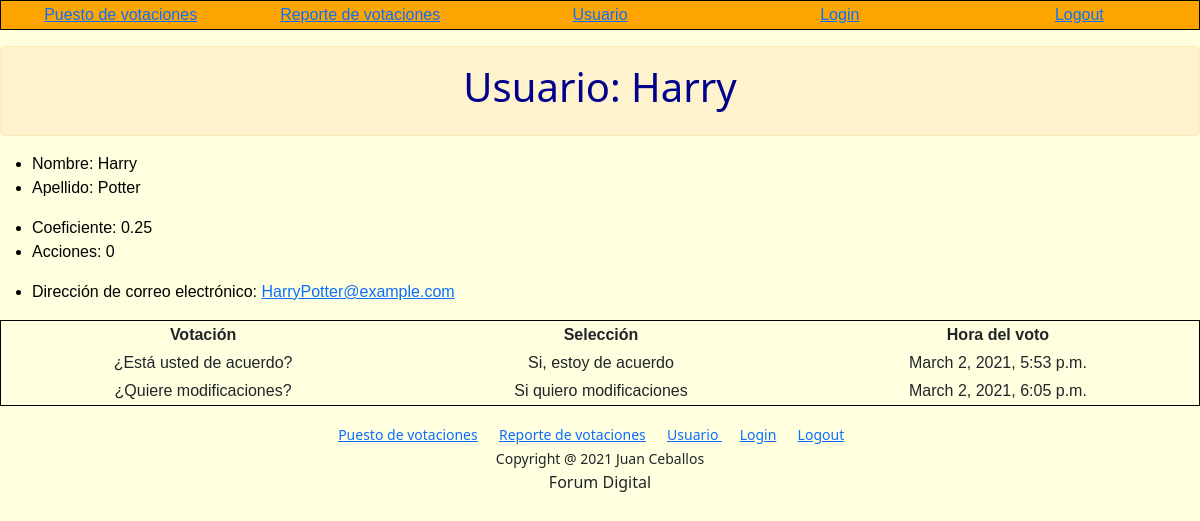
Page /users/ (signed in) on the earlier database version.
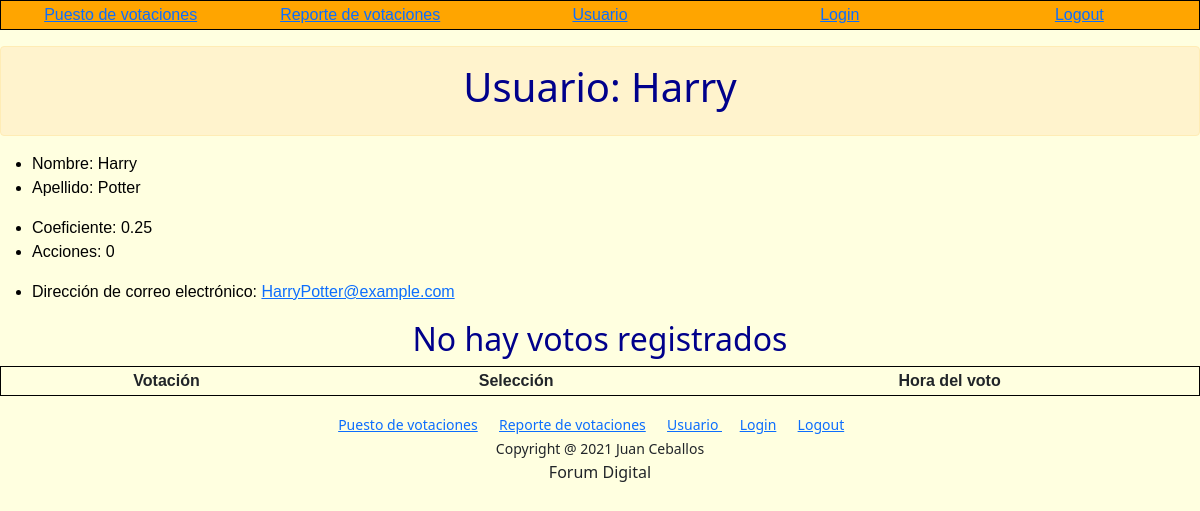
Same page on the later database version.
### users/models.py (models this page shows, shortened)
class Profile(models.Model):
    user = models.OneToOneField(User, on_delete=models.CASCADE)
    shares = models.IntegerField(default=0)
    coeficient = models.DecimalField(max_digits=2, decimal_places=2,default=0)
    document = models.IntegerField(default=0)

### poll/models.py (models this page shows, shortened)
class Vote(models.Model):
    poll = models.ForeignKey(Poll, on_delete=models.CASCADE, related_name="questions")
    option = models.ForeignKey(Option, on_delete=models.CASCADE, related_name="choices")
    voter = models.ForeignKey(User, on_delete=models.CASCADE, related_name="votes")
    vote_time = models.DateTimeField()

class Poll(models.Model):
    class Method(models.TextChoices):
        MAYORIA_CALIFICADA = 'Mayoria Calificada'
        MAYORIA_SIMPLE = 'Mayoría Simple'
        VERIFICA_QUORUM = 'Verificación del Quorum'
    class Criteria(models.TextChoices):
        INDIVIDUAL = 'Individual'
        COEFICIENT = 'Coeficiente'
        SHARES = 'Acciones'
    question = models.CharField(max_length=127)
    method = models.CharField(max_length=23, choices=Method.choices, default=Method.MAYORIA_CALIFICADA)
    parameter = models.DecimalField(max_digits=5, decimal_places=2,default=0.7)
    criteria = models.CharField(max_length=11, choices=Criteria.choices, default=Criteria.COEFICIENT)
    max_voters = models.IntegerField(default=0)
    max_shares = models.IntegerField(default=0)
    start_time = models.DateTimeField()
    end_time = models.DateTimeField()
    def __str__(self):
        return f"{self.question}"

class Option(models.Model):
    poll = models.ForeignKey(Poll, on_delete=models.CASCADE, related_name="poll")
    answer = models.CharField(max_length=127)
    coeficient = models.DecimalField(max_digits=2, decimal_places=2, default=0.0)
    votes = models.IntegerField(default=0)
    shares = models.IntegerField(default=0)
    def __str__(self):
        return f"{self.answer}"

### users/views.py (the view)
# urls.py: path("", views.index, name="index"),
def index(request):
    if not request.user.is_authenticated:
        return HttpResponseRedirect(reverse("login"))
    return render(request, "users/user.html", {
        "votos": request.user.votes.all()
    })

### users/templates/users/user.html (shortened to what this page needs)
{% extends "poll/layout.html" %}
{% block body %}
    <div>
        <div class="alert alert-warning" role="alert">
            <h1>Usuario: {{ request.user }}</h1>
        </div>
        <ul>
            <li>Nombre:  {{ request.user.first_name }} </li>
            <li>Apellido: {{ request.user.last_name }}</li>
            <li>Coeficiente: {{ request.user.profile.coeficient }}</li>
            <li>Acciones: {{ request.user.profile.shares }}</li>
            <li>
                Dirección de correo electrónico: <a href="mailto:{{ request.user.email }}">{{ request.user.email }} </a>
            </li>
        </ul>
        <table>
            <thead>
                <th>Votación</th>
                <th>Selección</th>
                <th>Hora del voto</th>
            </thead>
            <tbody>
                {% for vote in votos %}
                    <tr>
                        <td>{{ vote.poll }}</td>
                        <td>{{ vote.option }}</td>
                        <td>{{ vote.vote_time }}</td>
                    </tr>
                    {% empty %}
                    <h2>No hay votos registrados</h2>
                {% endfor %}
            </tbody>
        </table>
    </div>
{% endblock %}

### poll/templates/poll/layout.html (shortened to what this page needs)
<!DOCTYPE html>
<html lang="es">
    <head>
        {% load static %}
        <link rel="stylesheet" type="text/css" href="{% static 'poll/styles.css' %}">
        <link href="https://cdn.jsdelivr.net/npm/bootstrap@5.0.0-beta2/dist/css/bootstrap.min.css" rel="stylesheet">
    </head>
    <body>
        <table class="header">
            <tr>
                <td width="20%" >
                    <a href="{% url 'votar' %}">Puesto de votaciones</a>
                </td>
                <td width="20%" >
                    <a href="{% url 'index' %}">Reporte de votaciones</a>
                </td>
                <td  width="20%">
                    <a href="{% url 'users' %}"> Usuario </a>
                </td>
                <td  width="20%">
                    <a href="{% url 'login' %}"> Login </a>
                </td>
                <td  width="20%">
                        <a href="{% url 'logout' %}"> Logout</a>
                </td>
            </tr>
        </table>
        {% block body %}
        {% endblock %}
		<div class="footer">
			<small>
                <a href="{% url 'votar' %}">Puesto de votaciones</a> &emsp;
				<a href="{% url 'index' %}">Reporte de votaciones</a> &emsp;
                <a href="{% url 'users' %}"> Usuario </a> &emsp;
                <a href="{% url 'login' %}"> Login</a> &emsp;
				<a href="{% url 'logout' %}"> Logout</a> &emsp;
            </small>
		</div>
		<div class="footer">
			<small>
                    Copyright @ 2021 Juan Ceballos
            </small>
		</div>
        <div class="footer">
			Forum Digital
		</div>
    </body>
</html>

### poll/static/poll/styles.css (style rules this page uses)
h1, h2 { color: darkblue; text-align: center; }
table { border: 1px solid black; border-collapse: collapse; text-align: center; font-family : Arial, sans-serif; width: 100%; }
td, th { border: 1px solid darkblue; font-family : Arial, sans-serif; padding: 2px; }
ul li { color: black; font-family : Arial, sans-serif; }
.header { background-color: orange; width: 100%; }
.footer { text-align: center; }
@media (min-width: 600px) { body { background-color: lightyellow; } }

### poll/templates/poll/layout.html (style rules this page uses)
body { background: lightyellow !important; }

Differences in the rows shown:
removed Vote: poll "¿Está usted de acuerdo?", option "Si, estoy de acuerdo", vote_time "March 2, 2021, 5:53 p.m."
removed Vote: poll "¿Quiere modificaciones?", option "Si quiero modificaciones", vote_time "March 2, 2021, 6:05 p.m."
Other differences:
text now shown: "No hay votos registrados"
